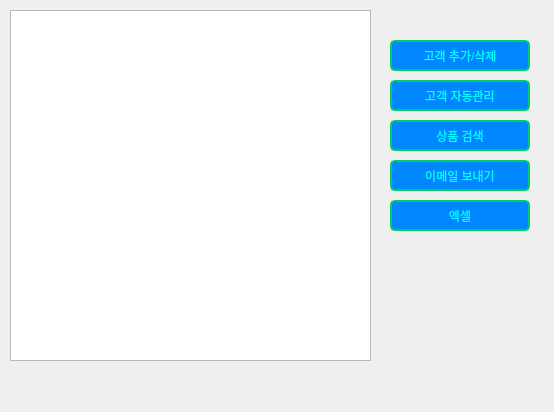
<?xml version="1.0" encoding="UTF-8"?>
<ui version="4.0">
 <class>MainWindow</class>
 <widget class="QMainWindow" name="MainWindow">
  <property name="geometry">
   <rect>
    <x>0</x>
    <y>0</y>
    <width>554</width>
    <height>412</height>
   </rect>
  </property>
  <property name="windowTitle">
   <string>AI04B</string>
  </property>
  <property name="windowIcon">
   <iconset>
    <normaloff>아이콘.png</normaloff>아이콘.png</iconset>
  </property>
  <property name="styleSheet">
   <string notr="true">QPushButton{
	color: rgb(0, 255, 255);
	background-color:  rgb(0, 135, 255);
	border: 2px solid rgb(0, 204, 100);
	border-radius: 5px;
}
QPushButton:pressed { background-color:rgb(35, 200, 100) }

#centralwidget
{
	background:url(&quot;C:/Users/KB/Desctop/New/배경11.png&quot;)
	
}</string>
  </property>
  <widget class="QWidget" name="centralwidget">
   <widget class="QPushButton" name="pushButton">
    <property name="geometry">
     <rect>
      <x>390</x>
      <y>40</y>
      <width>140</width>
      <height>31</height>
     </rect>
    </property>
    <property name="text">
     <string>고객 추가/삭제</string>
    </property>
   </widget>
   <widget class="QPushButton" name="pushButton_2">
    <property name="geometry">
     <rect>
      <x>390</x>
      <y>80</y>
      <width>140</width>
      <height>31</height>
     </rect>
    </property>
    <property name="text">
     <string>고객 자동관리</string>
    </property>
   </widget>
   <widget class="QPushButton" name="pushButton_3">
    <property name="geometry">
     <rect>
      <x>390</x>
      <y>120</y>
      <width>140</width>
      <height>31</height>
     </rect>
    </property>
    <property name="text">
     <string>상품 검색</string>
    </property>
   </widget>
   <widget class="QPushButton" name="pushButton_4">
    <property name="geometry">
     <rect>
      <x>390</x>
      <y>160</y>
      <width>140</width>
      <height>31</height>
     </rect>
    </property>
    <property name="text">
     <string>이메일 보내기</string>
    </property>
   </widget>
   <widget class="QPushButton" name="pushButton_5">
    <property name="geometry">
     <rect>
      <x>390</x>
      <y>200</y>
      <width>140</width>
      <height>31</height>
     </rect>
    </property>
    <property name="text">
     <string>엑셀</string>
    </property>
   </widget>
   <widget class="QTextBrowser" name="list">
    <property name="geometry">
     <rect>
      <x>10</x>
      <y>10</y>
      <width>361</width>
      <height>351</height>
     </rect>
    </property>
   </widget>
  </widget>
 </widget>
 <resources/>
 <connections/>
</ui>
